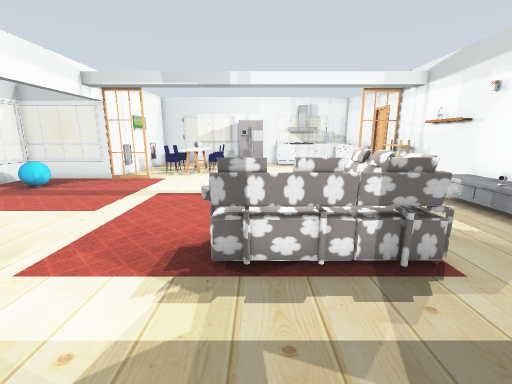
view 1 (above)

17 first-person views from a walk through a Gazebo world. The camera is 1.2 m above the floor, tilts 12° down and sees 90° across. The floor is counted in squares, 0.5 m on a side. Each view is taken from the middle of a square. On the plan, view 1 faces up. The plan holds only what a view shows up to about 17 squares ahead; the rest is blank. Some surface patterns are stand-ins.

view 2
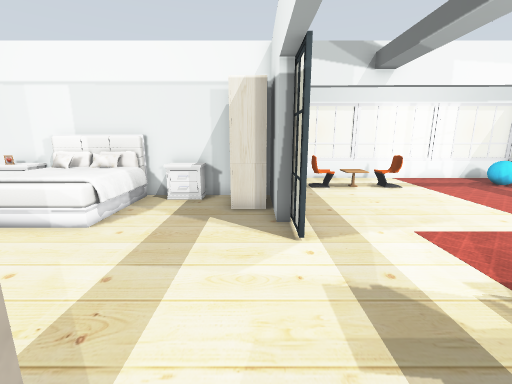

view 3
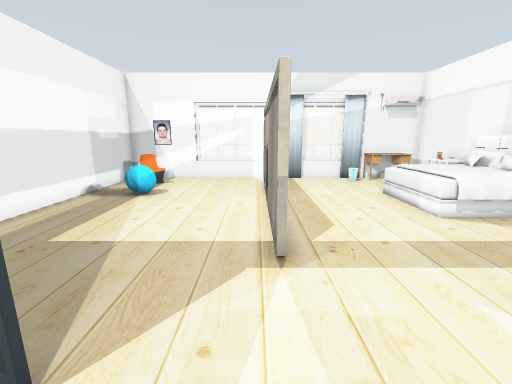

view 4
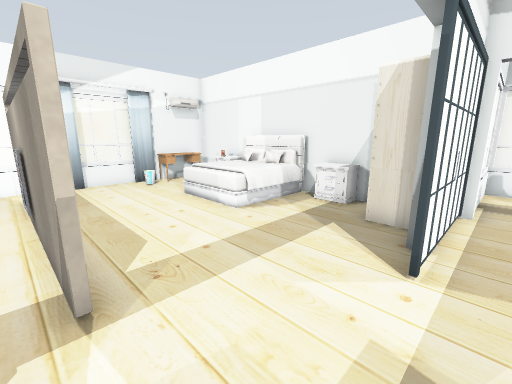

view 5
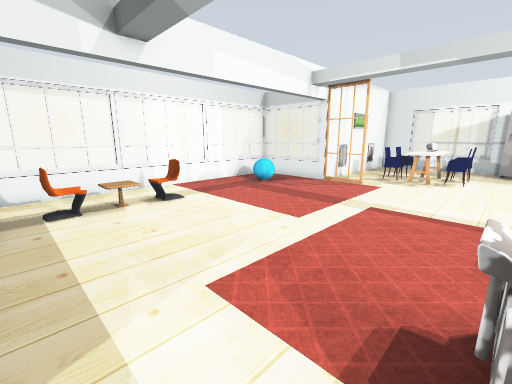

view 6
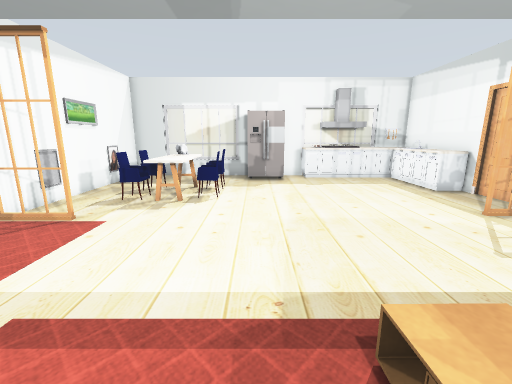

view 7
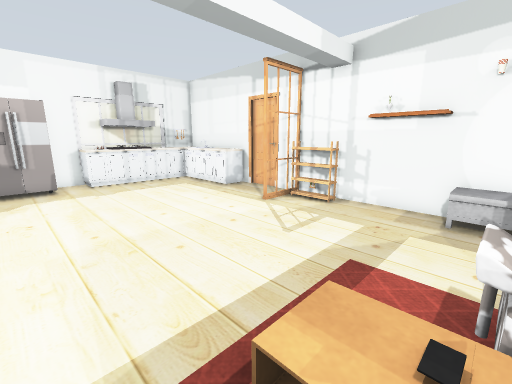

view 8
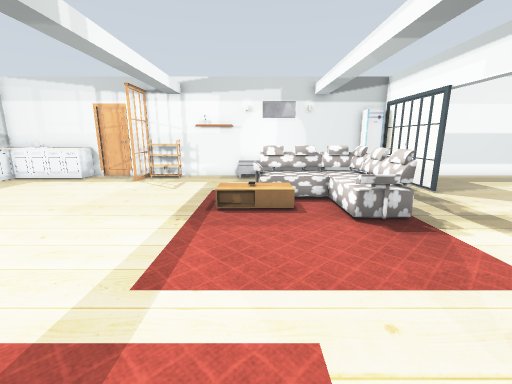

view 9
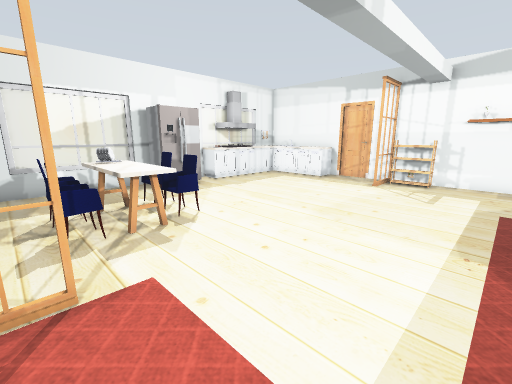

view 10
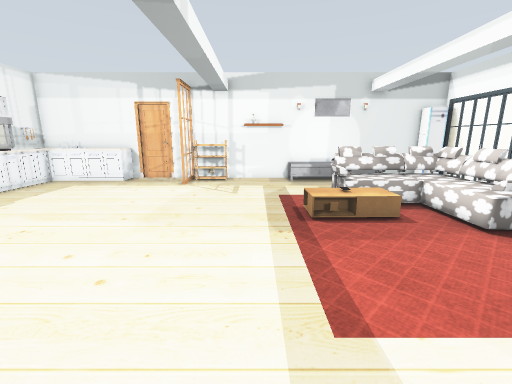

view 11
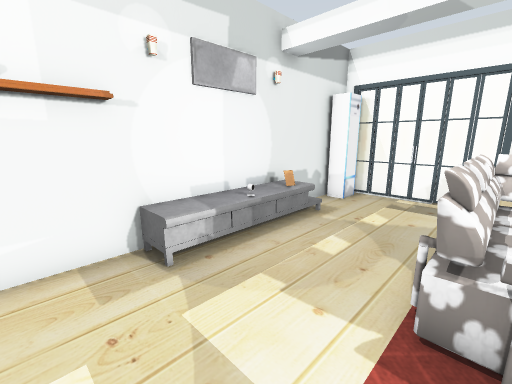

view 12
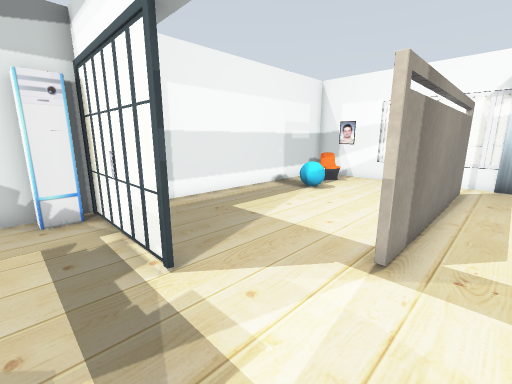

view 13
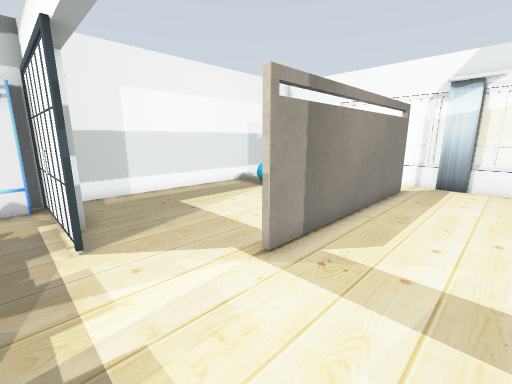

view 14
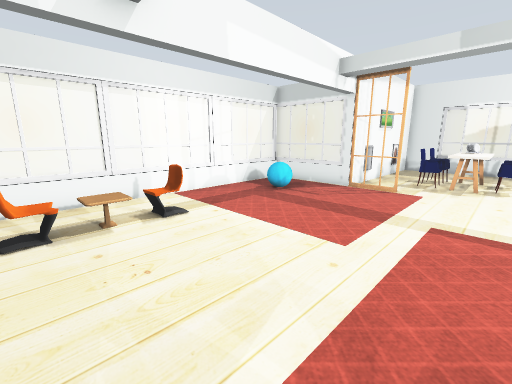

view 15
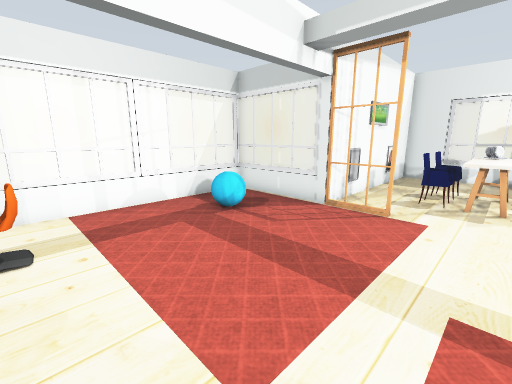

view 16
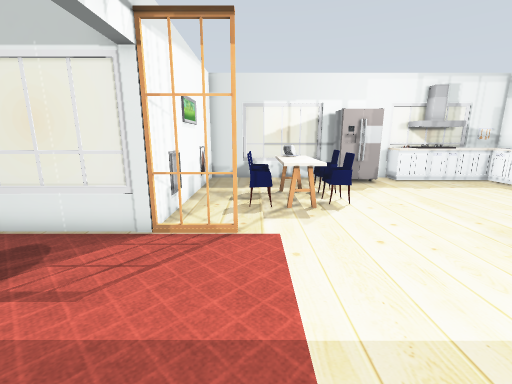

view 17
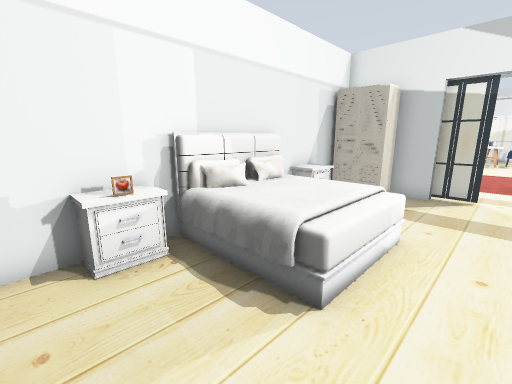

### Floor plan
Points are (right, up) in squares from view 1. A wall is a line through its corners. A room is listed if a view was taken in it or the views show most of it. See-through windows are left out.
Room 1 (views 1, 2, 3, 4, 5, 6, 7, 8, 9, 10, 11, 12, 13, 14, 15, 16, 17)
walls: (-5.1, 1.1) (-5.1, 0.6) (-8.7, 0.6) (-8.7, -12.6) (-5.3, -12.6); (0.6, -1.8) (0.6, -10.6); (-9.1, 1.4) (-8.6, 1.4); (7.1, 1) (8.5, 1) (8.5, 16.5); (8.5, 19) (8.5, 24.6) (7.4, 24.6); (0.4, -10.6) (0.4, -1.8); (-1.2, 24.6) (-8.7, 24.6) (-8.7, 15.3) (-13.5, 15.3); (2.1, 24.6) (0.8, 24.6); (4.4, -12.6) (8.5, -12.6) (8.5, 0)
low walls: (-13.5, 6.5) (-13.5, 1.3); (-13.5, 15.3) (-13.5, 10.4); (-0.6, -12.6) (0.5, -12.6)
objects: window (-14, 3); window (-14, 7) to (-14, 10); window (-14, 13); window (-13, 1) to (-10, 1); window (-13, 15) to (-11, 15); chair (-11, 3) to (-11, 4); other object (-11, 5) to (-10, 5); chair (-11, 6) to (-11, 7); other object (-11, 12) to (-11, 13); picture (-9, 17); picture (-9, 22); other object (-8, -12) to (-6, -12); other object (-8, -10); other object (-8, -9); bed (-8, -8) to (-5, -5); other object (-8, -3) to (-8, -2); wardrobe (-8, -1) to (-7, 0); door leaf (-8, 15) to (-7, 15); door leaf (-6, 1); chair (-6, 18) to (-5, 18); chair (-6, 20); curtain (-5, -12); other object (-5, -12) to (-4, -11); kitchen table (-5, 18) to (-4, 19); other object (-5, 20) to (-4, 20); kitchen table (-5, 21) to (-4, 21); window (-4, -13) to (-1, -13); door leaf (-4, 1); chair (-3, 18) to (-3, 19); chair (-3, 20); window (-3, 25); sofa (-1, 4) to (3, 9); fridge (-1, 23) to (0, 24); window (1, -13) to (4, -13); picture (1, -6); other object (1, 8) to (2, 10); other object (1, 9); kitchen cabinet (2, 24) to (3, 24); door leaf (3, 1) to (4, 1); other object (4, 24) to (5, 24); other object (4, 25); window (5, 25) to (6, 25); chair (6, -11) to (7, -10); other object (6, -8); door leaf (6, 1); door leaf (6, 16) to (8, 16); kitchen cabinet (6, 20) to (8, 24); other object (7, 6); TV cabinet (7, 8) to (8, 10); other object (7, 25); other object (8, 2); TV cabinet (8, 5) to (8, 6); picture (8, 7) to (8, 8); other object (8, 11); other object (8, 12); other object (8, 14) to (8, 15); door leaf (9, 18)

Where each view was taken, in squares from view 1:
view 1: 0 up, 0 right, facing up
view 2: 0 up, 2 right, facing left
view 3: 3 up, 1 right, facing down
view 4: 2 up, 1 right, facing down-left
view 5: 2 up, 1 left, facing up-left
view 6: 8 up, 1 left, facing up
view 7: 9 up, 1 left, facing up-right
view 8: 9 up, 8 left, facing right
view 9: 11 up, 7 left, facing up-right
view 10: 12 up, 7 left, facing right
view 11: 12 up, 3 right, facing down-right
view 12: 3 up, 1 left, facing down-right
view 13: 2 up, 3 left, facing down-right
view 14: 3 up, 3 left, facing up-left
view 15: 7 up, 4 left, facing up-left
view 16: 9 up, 6 left, facing up
view 17: 11 down, 3 left, facing up-left
